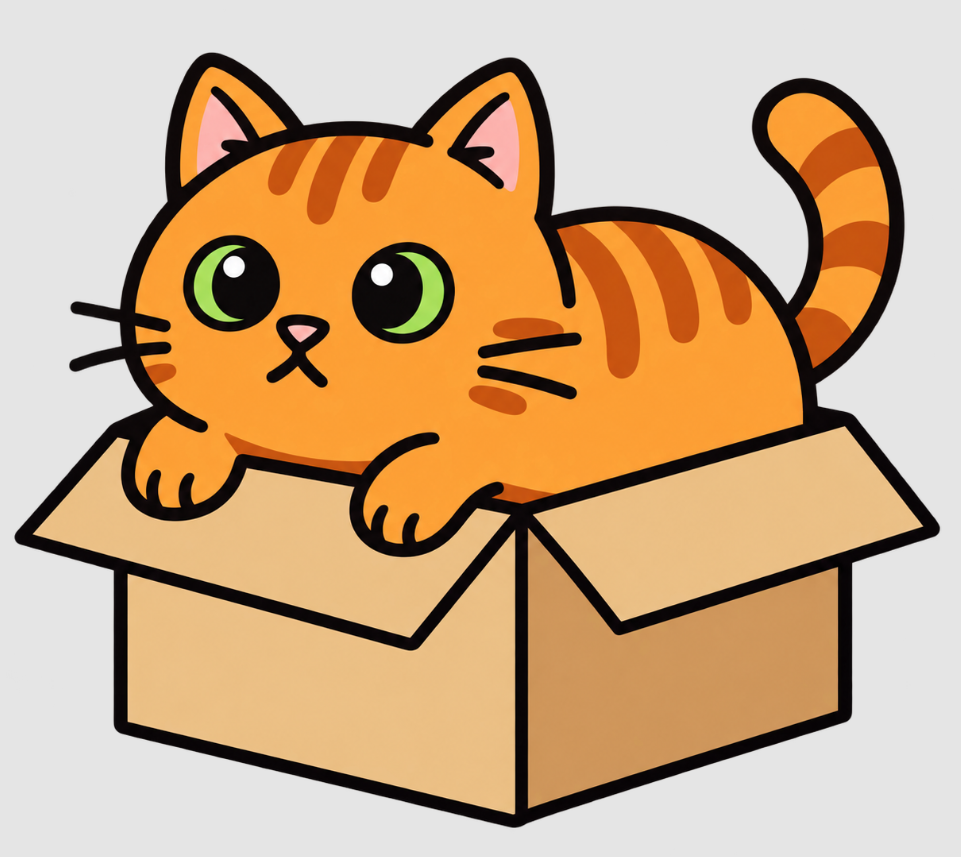
#> input picture docs/screencasts/04-vom-svg-zum-stickmuster/material/katze-im-karton.png, 961 x 857 px
$ python nachzeichnen.py katze-im-karton.png katze-im-karton.svg 100
#> lines starting #> are read from the running program, lines starting #| are printed output that depends on the picture; after the words box and inside, x2 and y2 are one past the last pixel; in counts of white or black regions, pixels touching at a corner belong together
"""Trace the cat-in-a-box PNG into an SVG: colored areas (meeting under the outlines) plus black
outlines as centerline strokes with their measured width, pupils as filled black shapes.

    python3 nachzeichnen.py katze-im-karton.png katze-im-karton.svg 100

Needs numpy, Pillow and OpenCV with contrib (cv2.ximgproc). The last number is the width in mm."""
import sys, math, re
import numpy as np, cv2
from PIL import Image

SRC, OUT = sys.argv[1], sys.argv[2]
WIDTH_MM = float(sys.argv[3]) if len(sys.argv) > 3 else 100

PAL = {
    'bg': (229, 229, 229), 'karton': (235, 192, 134), 'karton-schatten': (207, 151, 92),
    'fell': (253, 159, 53), 'streifen': (198, 83, 16), 'kontur': (11, 7, 7),
    'auge': (168, 221, 90), 'rosa': (252, 180, 175), 'glanz': (253, 253, 253),
}
HEX = {'karton': '#ebc086', 'karton-schatten': '#b77a34', 'fell': '#fd9f35', 'streifen': '#c65310',
       'auge': '#a8dd5a', 'rosa': '#fcb4af', 'glanz': '#ffffff', 'kontur': '#111111'}
names = list(PAL)
img = np.asarray(Image.open(SRC).convert('RGB')).astype(np.float32)
H, W = img.shape[:2]
#> H = 857; W = 961
pal = np.array([PAL[n] for n in names], np.float32)
d = ((img[:, :, None, :] - pal[None, None]) ** 2).sum(-1)
lab = d.argmin(-1).astype(np.uint8)
# Grey edge pixels (between outline and background) are no thread color.
chroma = img.max(-1) - img.min(-1); lum = img.mean(-1)
grey = chroma < 30
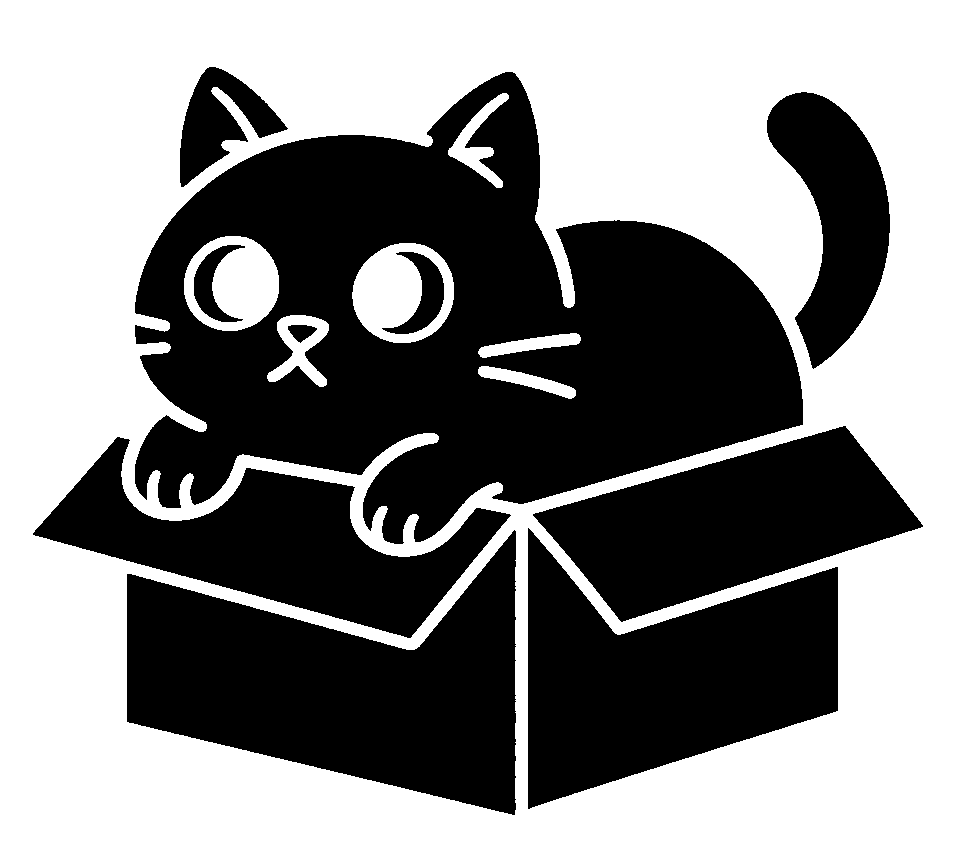
#> grey: shape (857, 961) bool; 53% white; 10 black regions, largest, box (x1, y1, x2, y2) and area: (135, 72, 803, 544) 168534, (127, 530, 516, 815) 62784, (528, 528, 838, 809) 50878
lab[grey & (lum < 175)] = names.index('kontur')
#> lab: shape (857, 961); min 0, max 8, mean 1.73
lab[grey & (lum >= 175) & (lum < 243)] = names.index('bg')
#> lab: shape (857, 961); min 0, max 8, mean 1.72
lab[grey & (lum >= 243)] = names.index('glanz')
lab = cv2.medianBlur(lab, 5)
K = names.index('kontur'); BG = names.index('bg')

black = (lab == K).astype(np.uint8)
#> black: shape (857, 961); values 0 (black) and 1 (white), 12.9% white; 7 white regions, largest, box (x1, y1, x2, y2) and area: (14, 52, 940, 828) 87735, (352, 242, 455, 343) 6080, (183, 235, 280, 331) 5627
black = cv2.morphologyEx(black, cv2.MORPH_OPEN, np.ones((3, 3), np.uint8))
#> black: shape (857, 961); values 0 (black) and 1 (white), 12.9% white; 7 white regions, largest, box (x1, y1, x2, y2) and area: (14, 52, 940, 828) 87732, (352, 242, 455, 343) 6080, (183, 235, 280, 331) 5627
dist = cv2.distanceTransform(black, cv2.DIST_L2, 5)

# Pupils: thick black blobs (an opening with a disk wider than any line keeps only them).
disk = cv2.getStructuringElement(cv2.MORPH_ELLIPSE, (25, 25))
opened = cv2.morphologyEx(black, cv2.MORPH_OPEN, disk)
#> opened: shape (857, 961); values 0 (black) and 1 (white), 1.1% white; 5 white regions, box (x1, y1, x2, y2) and area: (212, 242, 280, 327) 3663, (352, 259, 423, 336) 3556, (803, 405, 836, 434) 744, (120, 412, 152, 443) 734, (508, 503, 534, 534) 635
nlab, comp, stats, _ = cv2.connectedComponentsWithStats(opened)
#> comp: shape (857, 961) int32; 6 distinct labels, from 0 to 5
#> nlab = 6; stats = [[0, 0, 961, 857, 814245], [212, 242, 68, 85, 3663], [352, 259, 71, 77, 3556], [803, 405, 33, 29, 744], [120, 412, 32, 31, 734], [508, 503, 26, 31, 635]]
opened = np.isin(comp, [i for i in range(1, nlab) if stats[i, cv2.CC_STAT_AREA] > 1500]).astype(np.uint8)
#> opened: shape (857, 961); values 0 (black) and 1 (white), 0.88% white; 2 white regions, box (x1, y1, x2, y2) and area: (212, 242, 280, 327) 3663, (352, 259, 423, 336) 3556
blobs = cv2.dilate(opened, np.ones((5, 5), np.uint8)) & black
#> blobs: shape (857, 961); values 0 (black) and 1 (white), 0.92% white; 2 white regions, box (x1, y1, x2, y2) and area: (212, 240, 280, 329) 3829, (352, 257, 423, 338) 3715
lines = black & (1 - blobs)
#> lines: shape (857, 961); values 0 (black) and 1 (white), 11.9% white; 8 white regions, largest, box (x1, y1, x2, y2) and area: (14, 52, 940, 828) 87732, (356, 242, 455, 343) 2365, (267, 315, 329, 387) 2114

# Colored areas: every non-black pixel keeps its color, black pixels take the nearest color.
nonblack = ((lab != K) & ~(cv2.dilate(black, np.ones((3, 3), np.uint8)).astype(bool) & (lum < 200))).astype(np.uint8)
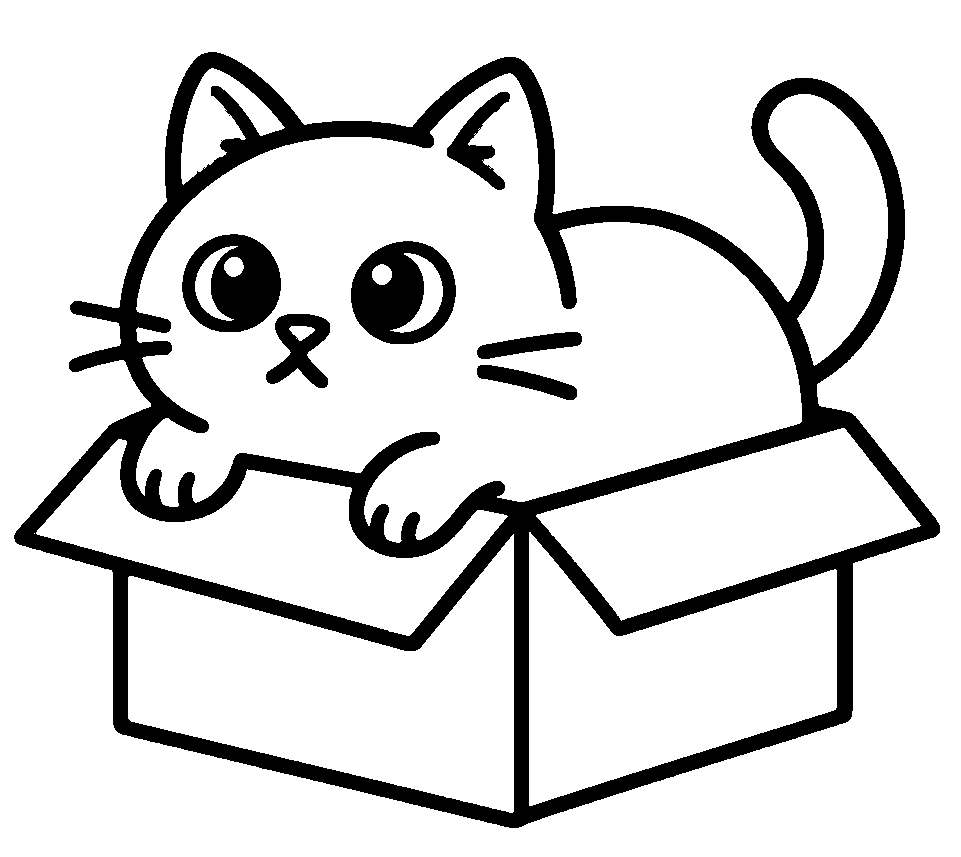
#> nonblack: shape (857, 961); values 0 (black) and 1 (white), 85.5% white; 7 black regions, largest, box (x1, y1, x2, y2) and area: (14, 52, 940, 828) 98908, (351, 241, 456, 344) 6804, (182, 234, 281, 332) 6303
_, idx = cv2.distanceTransformWithLabels(1 - nonblack, cv2.DIST_L2, 5, labelType=cv2.DIST_LABEL_PIXEL)
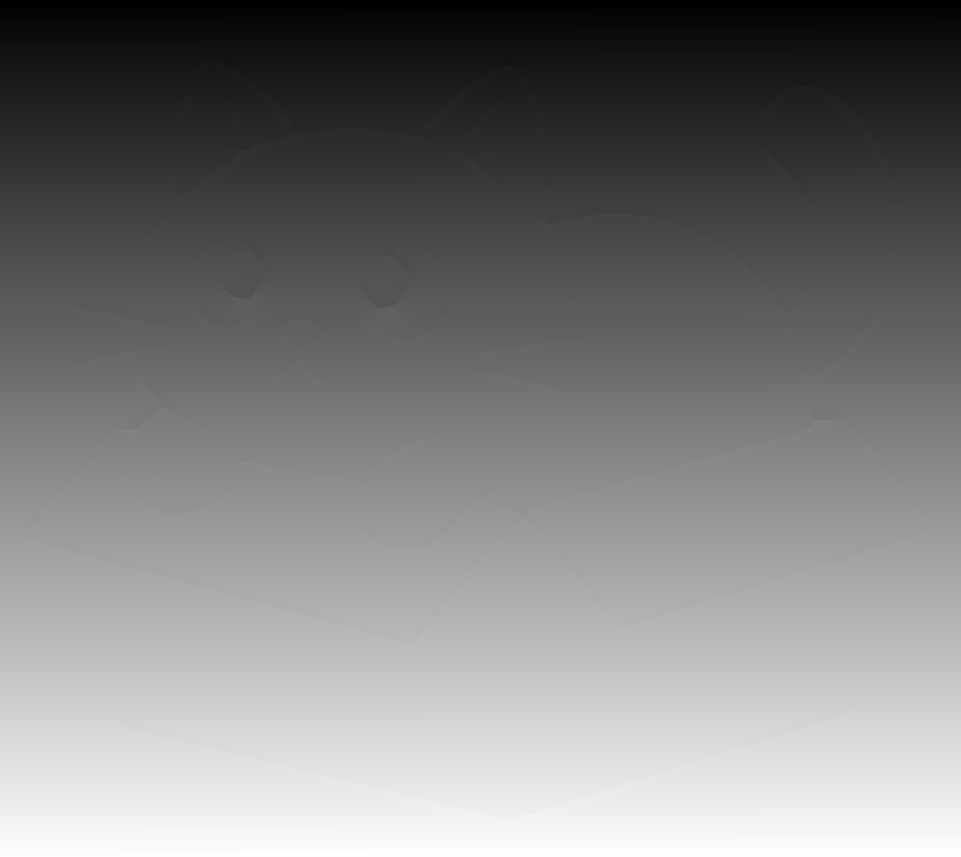
#> idx: shape (857, 961) int32; min 1, max 703849, mean 349586.7; drawn with min black and max white
ys, xs = np.nonzero(nonblack)
lut = np.zeros(idx.max() + 1, np.uint8)
lut[idx[ys, xs]] = lab[ys, xs]
area = np.where(nonblack == 1, lab, lut[idx])
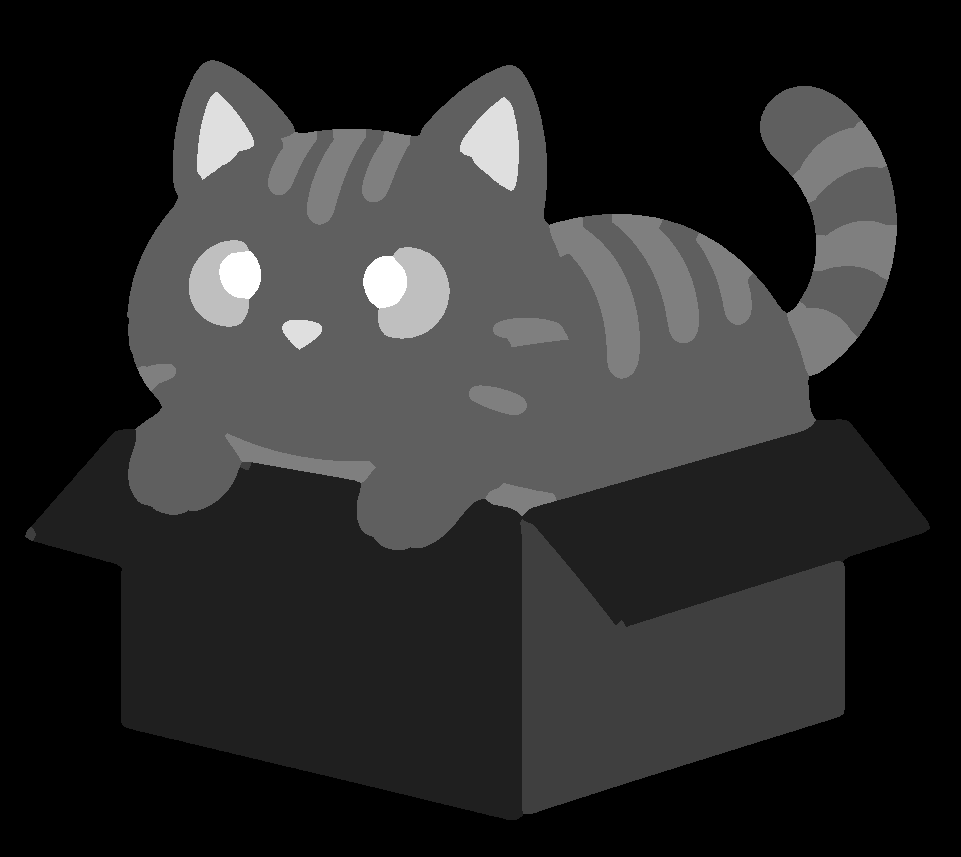
#> area: shape (857, 961); min 0, max 8, mean 1.34; drawn with min black and max white
area = np.where(blobs == 1, K, area).astype(np.uint8)
# Merge specks into their surroundings.
for _ in range(2):
    area = cv2.medianBlur(area, 7)

scale = WIDTH_MM / W
#> scale = 0.104

def f(v):
    return f'{v:.1f}'

# [31 lines left out: functions contour_path, _tan, _bez, not called in this run]

def smooth_closed(p):
    return 'M' + 'L'.join(f'{f(x)},{f(y)}' for x, y in p) + 'Z'

def smooth_open(p):
    p = np.asarray(p, np.float32)
    return 'M' + 'L'.join(f'{f(x)},{f(y)}' for x, y in p)

# [18 lines left out: function region_paths, not called in this run]

# Centerlines of the outlines.
skel = cv2.ximgproc.thinning(lines * 255, thinningType=cv2.ximgproc.THINNING_GUOHALL) > 0
#> skel: shape (857, 961) bool; 0.81% white in thin lines or dots, all inside (x1, y1, x2, y2) = (24, 59, 932, 821)
nb = [(-1, -1), (-1, 0), (-1, 1), (0, -1), (0, 1), (1, -1), (1, 0), (1, 1)]
def neigh(y, x):
    for dy, dx in nb:
        yy, xx = y + dy, x + dx
        if 0 <= yy < H and 0 <= xx < W and skel[yy, xx]:
            yield yy, xx
deg = np.zeros((H, W), np.uint8)
for y, x in zip(*np.nonzero(skel)):
    deg[y, x] = sum(1 for _ in neigh(y, x))
#> this loop made 6654 passes
#> (y, x) on passes 1 to 3: (59, 210), (59, 211), (59, 212)
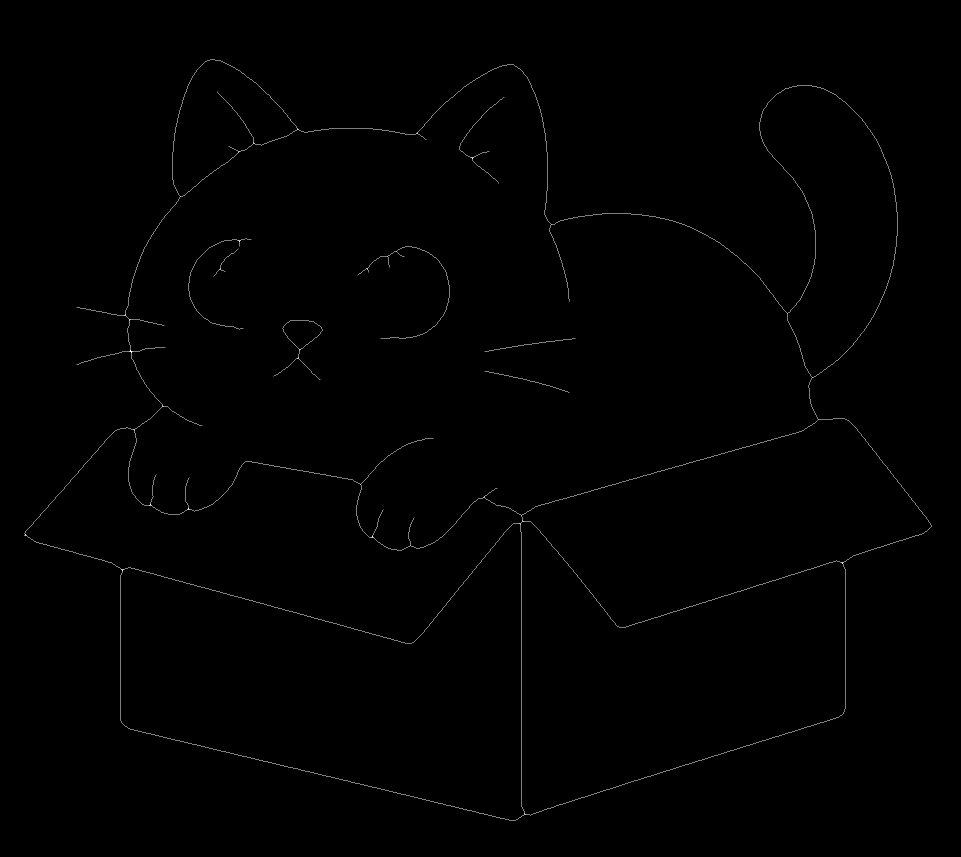
#> deg: shape (857, 961); min 0, max 4, mean 0.0162; drawn with min black and max white
visited = set()
polys = []
def walk(start, nxt):
    path = [start, nxt]
    visited.add(frozenset((start, nxt)))
    prev, cur = start, nxt
    while deg[cur] == 2:
        cand = [q for q in neigh(*cur) if q != prev and frozenset((cur, q)) not in visited]
        if not cand:
            break
        q = cand[0]
        visited.add(frozenset((cur, q)))
        path.append(q); prev, cur = cur, q
    return path
nodes = [(y, x) for y, x in zip(*np.nonzero(skel)) if deg[y, x] != 2]
#> nodes = 130 pairs, first value 91 to 814, second value 25 to 843
for n0 in nodes:
    for q in neigh(*n0):
        if frozenset((n0, q)) not in visited:
            polys.append(walk(n0, q))
#> in walk, `path = [start, nxt]`: path = [(91, 217), (92, 217)]
#> in walk, `prev, cur = start, nxt`: prev = (91, 217); cur = (92, 217)
#> the loop in walk, `while deg[cur] == 2:` made 50 passes
#> (prev, cur) on passes 1 to 12: ((92, 217), (93, 218)), ((93, 218), (94, 219)), ((94, 219), (95, 220)), ((95, 220), (96, 221)), ((96, 221), (97, 222)), ((97, 222), (98, 223)), ((98, 223), (99, 224)), ((99, 224), (100, 225)), ((100, 225), (101, 226)), ((101, 226), (102, 227)), ((102, 227), (103, 228)), ((103, 228), (104, 229))
#> after the loop in walk, `while deg[cur] == 2:`: path = 52 pairs, first value 91 to 142, second value 217 to 253; visited = 51 items
# Pure loops (no node).
for y, x in zip(*np.nonzero(skel)):
    if deg[y, x] == 2 and not any(frozenset(((y, x), q)) in visited for q in neigh(y, x)):
        q = next(neigh(y, x))
        polys.append(walk((y, x), q))

# Merge chains through junctions: join segments end to end where the direction continues.
segs = [np.array([(x, y) for y, x in p], np.float32) for p in polys]
widths = [2 * float(np.median([dist[int(y), int(x)] for x, y in s])) for s in segs]
keep = []
for s, w in zip(segs, widths):
    L = float(np.sum(np.linalg.norm(np.diff(s, axis=0), axis=1)))
    ends_free = 0
    a, b = tuple(s[0][::-1].astype(int)), tuple(s[-1][::-1].astype(int))
    if deg[a] == 1: ends_free += 1
    if deg[b] == 1: ends_free += 1
    # Spurs: short with one free end.
    if ends_free == 1 and L < 3.5 * w:
        pass
    if ends_free == 1 and L < 2.2 * w:
        continue
    if L < 3:
        continue
    keep.append([s, w])

def direction(s, at_start):
    k = min(len(s) - 1, 8)
    return (s[k] - s[0]) if at_start else (s[-1 - k] - s[-1])

merged = True
while merged:
    merged = False
    best = None
    for i in range(len(keep)):
        for j in range(len(keep)):
            if i == j: continue
            si, sj = keep[i][0], keep[j][0]
            for ei in (0, 1):
                for ej in (0, 1):
                    pi = si[-1] if ei else si[0]; pj = sj[-1] if ej else sj[0]
                    if np.linalg.norm(pi - pj) > 6: continue
                    di = -direction(si, ei == 0); dj = direction(sj, ej == 0)
                    cos = float(np.dot(di, dj) / (np.linalg.norm(di) * np.linalg.norm(dj) + 1e-9))
                    if cos > 0.75 and (best is None or cos > best[0]):
                        best = (cos, i, j, ei, ej)
    if best:
        _, i, j, ei, ej = best
        si = keep[i][0] if ei else keep[i][0][::-1]
        sj = keep[j][0] if ej == 0 else keep[j][0][::-1]
        Li, Lj = len(si), len(sj)
        keep[i] = [np.vstack([si, sj[1:]]), (keep[i][1] * Li + keep[j][1] * Lj) / (Li + Lj)]
        del keep[j]
        merged = True

# [23 lines left out: functions corners, soften, not called in this run]

CAT = [names.index(n) for n in ('fell', 'streifen', 'rosa', 'auge')]
# [9 lines left out: function is_cat, not called in this run]

strokes = []
for s, w in keep:
    cat_line = is_cat(s, w)
    closed = np.linalg.norm(s[0] - s[-1]) < 3 and len(s) > 10
    if closed: s = s[:-1]
    cs = corners(np.vstack([s[-7:], s, s[:7]]) if closed else s)
    if closed: cs = [i - 7 for i in cs if 0 <= i - 7 < len(s)]
    if closed and cs:
        s = np.vstack([s[cs[0]:], s[:cs[0] + 1]]); cs = [i - cs[0] for i in cs[1:]] ; closed_loop = True
        cs = [i if i >= 0 else i + len(s) - 1 for i in cs]
    else:
        closed_loop = False
    cuts = [0] + cs + [len(s) - 1]
    d = ''
    if closed and not closed_loop:
        p = cv2.approxPolyDP(soften(s, closed=True).astype(np.float32).reshape(-1, 1, 2), 0.6, True).reshape(-1, 2)
        d = smooth_closed(p)
    else:
        for a, b in zip(cuts, cuts[1:]):
            piece = s[a:b + 1]
            if len(piece) < 2: continue
            p = cv2.approxPolyDP(soften(piece).astype(np.float32).reshape(-1, 1, 2), 0.6, False).reshape(-1, 2)
            seg = smooth_open(p)
            d += seg if not d else re.sub(r'^M[^CL]*', '', seg)
        if closed_loop: d += 'Z'
    strokes.append((d, max(w, 2.0), cat_line))

out = [f'<svg xmlns="http://www.w3.org/2000/svg" width="{WIDTH_MM:.0f}mm" height="{H * scale:.1f}mm" viewBox="0 0 {W} {H}">',
       '<title>Katze im Karton</title>']
# [8 lines left out: function ellipses, not called in this run]
G = names.index('glanz')
eye = ((area == K) | (area == G)).astype(np.uint8)
eye = cv2.morphologyEx(eye, cv2.MORPH_CLOSE, cv2.getStructuringElement(cv2.MORPH_ELLIPSE, (9, 9)))
pupil_mask = np.zeros_like(eye)
for c in cv2.findContours(eye, cv2.RETR_EXTERNAL, cv2.CHAIN_APPROX_NONE)[0]:
    if cv2.contourArea(c) > 1500: cv2.drawContours(pupil_mask, [c], -1, 1, -1)
area = np.where((pupil_mask == 1) & (area == K), names.index('auge'), area).astype(np.uint8)
glanz_mask = (area == G) & (pupil_mask == 1)
area = np.where(glanz_mask, names.index('auge'), area).astype(np.uint8)
for n in ['karton', 'karton-schatten', 'fell', 'streifen', 'rosa', 'auge']:
    i = names.index(n)
    ps = region_paths(area == i)
    if not ps: continue
    out.append(f'<g id="{n}" fill="{HEX[n]}" fill-rule="evenodd">')
    out += [f'<path d="{p}"/>' for p in ps]
    out.append('</g>')
SPLIT = len(sys.argv) > 4 and sys.argv[4] == 'split'
# [4 lines left out: function stroke_group, not called in this run]
if SPLIT:
    # Box outlines, then the pupils (a fill: the lines before and after stay separate objects), then the cat's.
    stroke_group('konturen-karton', [x for x in strokes if not x[2]])
out.append(f'<g id="pupillen" fill="{HEX["kontur"]}">'); out += ellipses(pupil_mask, 1500); out.append('</g>')
if SPLIT:
    stroke_group('konturen-katze', [x for x in strokes if x[2]])
    out.append(f'<g id="glanz" fill="{HEX["glanz"]}">'); out += ellipses(glanz_mask); out.append('</g>')
else:
    out.append(f'<g id="glanz" fill="{HEX["glanz"]}">'); out += ellipses(glanz_mask); out.append('</g>')
    stroke_group('konturen', strokes)
out.append('</svg>')
open(OUT, 'w').write('\n'.join(out))
print(len(strokes), 'strokes; widths px', sorted(round(x[1], 1) for x in strokes)[:5], '...', sum(x[2] for x in strokes))

if len(sys.argv) > 5:
    dbg = cv2.cvtColor((lines * 60).astype(np.uint8), cv2.COLOR_GRAY2BGR)
    dbg[skel] = (255, 255, 255)
    rng = np.random.default_rng(1)
    for s, w in keep:
        c = tuple(int(v) for v in rng.integers(80, 255, 3))
        cv2.polylines(dbg, [s.astype(np.int32).reshape(-1, 1, 2)], False, c, 2)
        cv2.circle(dbg, tuple(int(v) for v in s[0]), 3, (0, 0, 255), -1); cv2.circle(dbg, tuple(int(v) for v in s[-1]), 3, (0, 255, 0), -1)
    cv2.imwrite(sys.argv[4], dbg)
